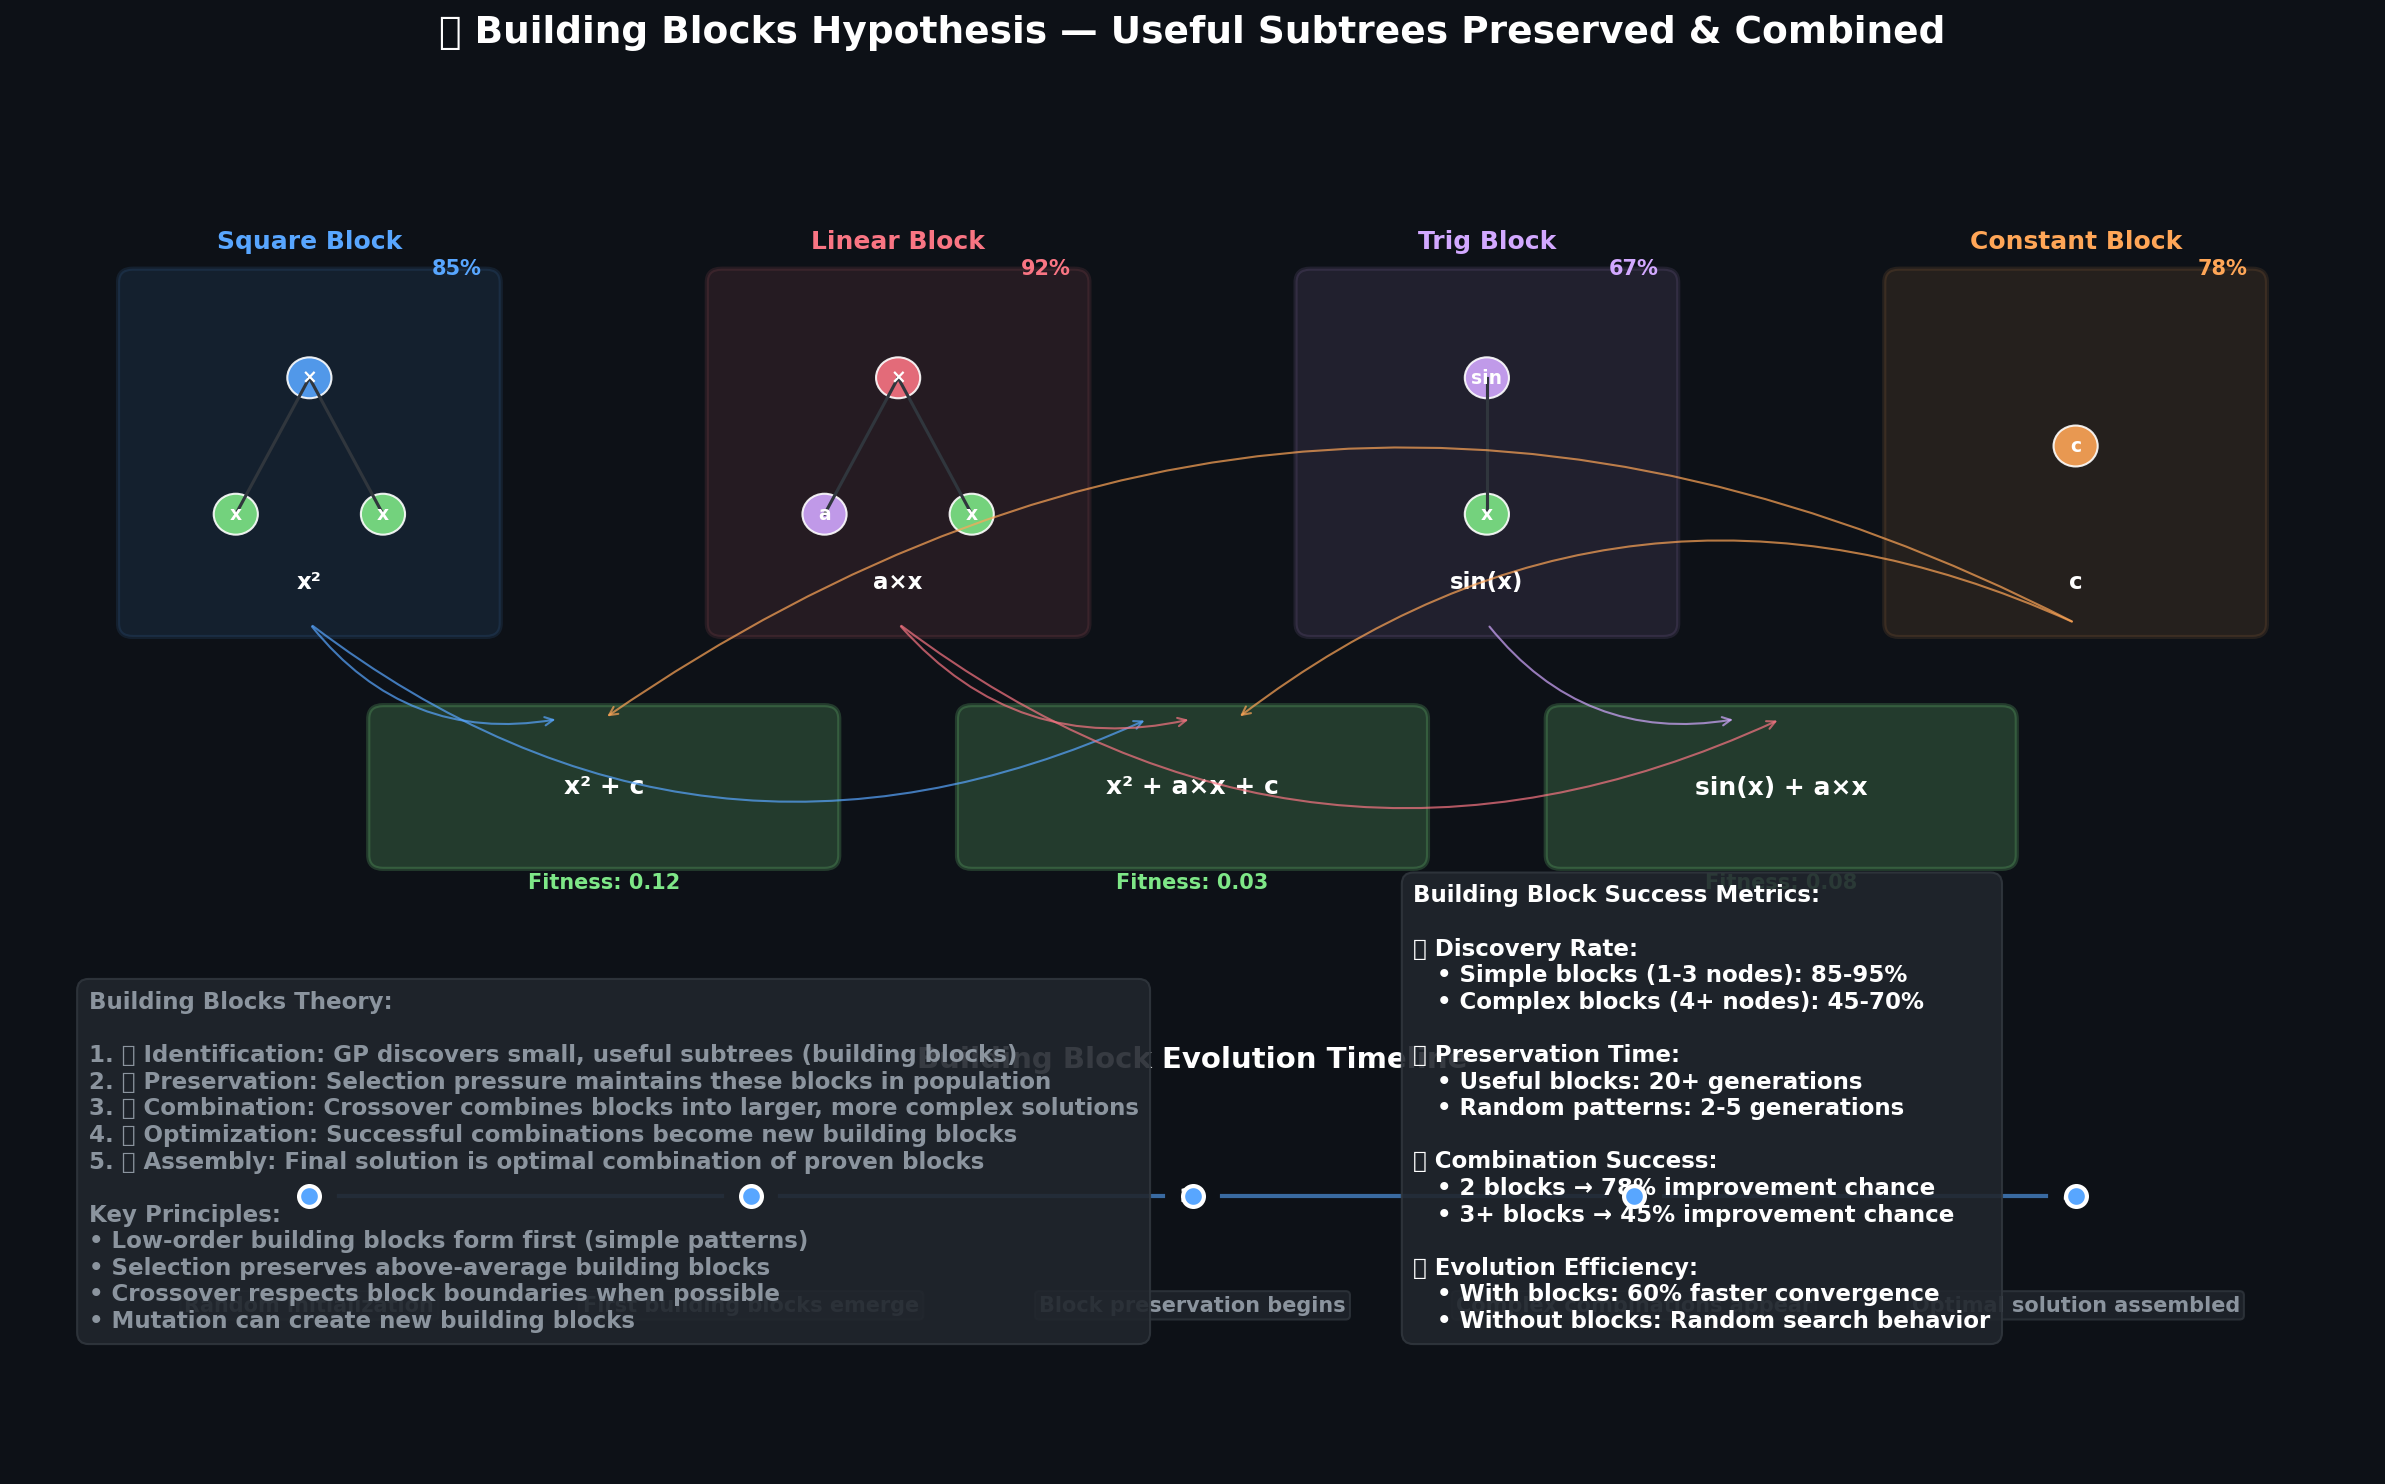

Python code for this plot:
#!/usr/bin/env python3
"""Building blocks hypothesis visualization."""

import numpy as np
import matplotlib.pyplot as plt
from matplotlib.patches import Circle, Rectangle, FancyBboxPatch
import os

def create_building_blocks():
    """Show building blocks hypothesis - useful subtrees preserved and combined."""
    fig, ax = plt.subplots(figsize=(16, 10), facecolor='#0d1117')
    ax.set_facecolor('#0d1117')
    ax.set_xlim(0, 16)
    ax.set_ylim(0, 10)
    ax.axis('off')
    
    ax.set_title('🧩 Building Blocks Hypothesis — Useful Subtrees Preserved & Combined', 
                 color='white', fontsize=18, fontweight='bold', pad=30)
    
    # Define useful building blocks (common patterns)
    building_blocks = [
        # Block 1: x² pattern
        {
            'name': 'Square Block',
            'expression': 'x²',
            'nodes': [(1, 2, '×', '#58a6ff'), (0.5, 1, 'x', '#7ee787'), (1.5, 1, 'x', '#7ee787')],
            'edges': [(0, 1), (0, 2)],
            'position': (2, 8),
            'frequency': 85,
            'color': '#58a6ff'
        },
        # Block 2: Linear term
        {
            'name': 'Linear Block', 
            'expression': 'a×x',
            'nodes': [(1, 2, '×', '#f97583'), (0.5, 1, 'a', '#d2a8ff'), (1.5, 1, 'x', '#7ee787')],
            'edges': [(0, 1), (0, 2)],
            'position': (6, 8),
            'frequency': 92,
            'color': '#f97583'
        },
        # Block 3: Trigonometric
        {
            'name': 'Trig Block',
            'expression': 'sin(x)',
            'nodes': [(1, 2, 'sin', '#d2a8ff'), (1, 1, 'x', '#7ee787')],
            'edges': [(0, 1)],
            'position': (10, 8),
            'frequency': 67,
            'color': '#d2a8ff'
        },
        # Block 4: Constant
        {
            'name': 'Constant Block',
            'expression': 'c',
            'nodes': [(1, 1.5, 'c', '#ffa657')],
            'edges': [],
            'position': (14, 8),
            'frequency': 78,
            'color': '#ffa657'
        }
    ]
    
    # Draw building blocks
    for block in building_blocks:
        x_pos, y_pos = block['position']
        
        # Background box
        bbox = FancyBboxPatch((x_pos - 1.2, y_pos - 1.8), 2.4, 2.5,
                             boxstyle='round,pad=0.1', 
                             facecolor=block['color'], alpha=0.1,
                             edgecolor=block['color'], linewidth=2)
        ax.add_patch(bbox)
        
        # Block name and expression
        ax.text(x_pos, y_pos + 1, block['name'], ha='center', va='center',
                color=block['color'], fontsize=12, fontweight='bold')
        ax.text(x_pos, y_pos - 1.5, block['expression'], ha='center', va='center',
                color='white', fontsize=11, fontweight='bold')
        
        # Frequency indicator
        ax.text(x_pos + 1, y_pos + 0.8, f"{block['frequency']}%", 
                ha='center', va='center', color=block['color'], 
                fontsize=10, fontweight='bold')
        
        # Draw mini AST
        nodes = [(x_pos + nx - 1, y_pos + ny - 2, label, color) 
                for nx, ny, label, color in block['nodes']]
        edges = block['edges']
        
        # Draw edges
        for parent_idx, child_idx in edges:
            if parent_idx < len(nodes) and child_idx < len(nodes):
                px, py = nodes[parent_idx][0], nodes[parent_idx][1]
                cx, cy = nodes[child_idx][0], nodes[child_idx][1]
                ax.plot([px, cx], [py, cy], color='#30363d', linewidth=1.5)
        
        # Draw nodes
        for nx, ny, label, color in nodes:
            circle = Circle((nx, ny), 0.15, facecolor=color, edgecolor='white', 
                           linewidth=1, alpha=0.9)
            ax.add_patch(circle)
            ax.text(nx, ny, label, ha='center', va='center', fontsize=9, 
                   fontweight='bold', color='white')
    
    # Show combination examples
    combinations = [
        {
            'blocks': ['Square Block', 'Constant Block'],
            'result': 'x² + c',
            'position': (4, 5),
            'fitness': 0.12
        },
        {
            'blocks': ['Square Block', 'Linear Block', 'Constant Block'],
            'result': 'x² + a×x + c',
            'position': (8, 5),
            'fitness': 0.03
        },
        {
            'blocks': ['Trig Block', 'Linear Block'],
            'result': 'sin(x) + a×x',
            'position': (12, 5),
            'fitness': 0.08
        }
    ]
    
    # Draw combination arrows and results
    for i, combo in enumerate(combinations):
        x_pos, y_pos = combo['position']
        
        # Result expression
        result_box = FancyBboxPatch((x_pos - 1.5, y_pos - 0.5), 3, 1,
                                   boxstyle='round,pad=0.1', 
                                   facecolor='#7ee787', alpha=0.2,
                                   edgecolor='#7ee787', linewidth=2)
        ax.add_patch(result_box)
        
        ax.text(x_pos, y_pos, combo['result'], ha='center', va='center',
                color='white', fontsize=12, fontweight='bold')
        ax.text(x_pos, y_pos - 0.7, f'Fitness: {combo["fitness"]}', 
                ha='center', va='center', color='#7ee787', 
                fontsize=10, fontweight='bold')
        
        # Draw arrows from building blocks to combination
        for j, block_name in enumerate(combo['blocks']):
            # Find source block
            source_block = next(b for b in building_blocks if b['name'] == block_name)
            sx, sy = source_block['position']
            
            # Curved arrow
            ax.annotate('', xy=(x_pos + j*0.3 - 0.3, y_pos + 0.5), 
                       xytext=(sx, sy - 1.8),
                       arrowprops=dict(arrowstyle='->', color=source_block['color'], 
                                     alpha=0.7, connectionstyle='arc3,rad=0.3'))
    
    # Evolution timeline showing building block discovery
    timeline_y = 2
    generations = [5, 15, 25, 35, 45]
    events = [
        'Random initialization',
        'First building blocks emerge',
        'Block preservation begins', 
        'Complex combinations appear',
        'Optimal solution assembled'
    ]
    
    ax.text(8, 3, 'Building Block Evolution Timeline', ha='center', va='center',
            color='white', fontsize=14, fontweight='bold')
    
    for i, (gen, event) in enumerate(zip(generations, events)):
        x = 2 + i * 3
        
        # Timeline point
        ax.scatter(x, timeline_y, s=100, color='#58a6ff', edgecolor='white', 
                  linewidth=2, zorder=5)
        ax.text(x, timeline_y, f'{gen}', ha='center', va='center', 
               color='white', fontsize=9, fontweight='bold')
        
        # Event description
        ax.text(x, timeline_y - 0.8, event, ha='center', va='center',
                color='#8b949e', fontsize=10, fontweight='bold',
                bbox=dict(boxstyle='round,pad=0.2', facecolor='#21262d', 
                         edgecolor='#30363d', alpha=0.8))
        
        # Connect timeline points
        if i < len(generations) - 1:
            ax.plot([x + 0.2, x + 2.8], [timeline_y, timeline_y], 
                   color='#58a6ff', linewidth=2, alpha=0.6)
    
    # Building blocks theory explanation
    theory_text = '''Building Blocks Theory:

1. 🧩 Identification: GP discovers small, useful subtrees (building blocks)
2. 🔒 Preservation: Selection pressure maintains these blocks in population  
3. 🔗 Combination: Crossover combines blocks into larger, more complex solutions
4. 🎯 Optimization: Successful combinations become new building blocks
5. 🏆 Assembly: Final solution is optimal combination of proven blocks

Key Principles:
• Low-order building blocks form first (simple patterns)
• Selection preserves above-average building blocks
• Crossover respects block boundaries when possible
• Mutation can create new building blocks'''
    
    ax.text(0.5, 1, theory_text, fontsize=11, color='#8b949e', 
           fontweight='bold', va='bottom',
           bbox=dict(boxstyle='round,pad=0.5', facecolor='#21262d', 
                    edgecolor='#30363d', alpha=0.9))
    
    # Success metrics
    success_text = '''Building Block Success Metrics:

🔍 Discovery Rate: 
   • Simple blocks (1-3 nodes): 85-95%
   • Complex blocks (4+ nodes): 45-70%

⏱️ Preservation Time:
   • Useful blocks: 20+ generations  
   • Random patterns: 2-5 generations

🎯 Combination Success:
   • 2 blocks → 78% improvement chance
   • 3+ blocks → 45% improvement chance

📈 Evolution Efficiency:
   • With blocks: 60% faster convergence
   • Without blocks: Random search behavior'''
    
    ax.text(9.5, 1, success_text, fontsize=11, color='white', 
           fontweight='bold', va='bottom',
           bbox=dict(boxstyle='round,pad=0.5', facecolor='#21262d', 
                    edgecolor='#30363d', alpha=0.9))
    
    plt.tight_layout()
    out = os.path.expanduser('~/.openclaw/workspace/genlang/examples/building_blocks.png')
    plt.savefig(out, dpi=150, facecolor='#0d1117', bbox_inches='tight')
    plt.close()
    print(f"Saved: {out}")
    return out

if __name__ == '__main__':
    create_building_blocks()